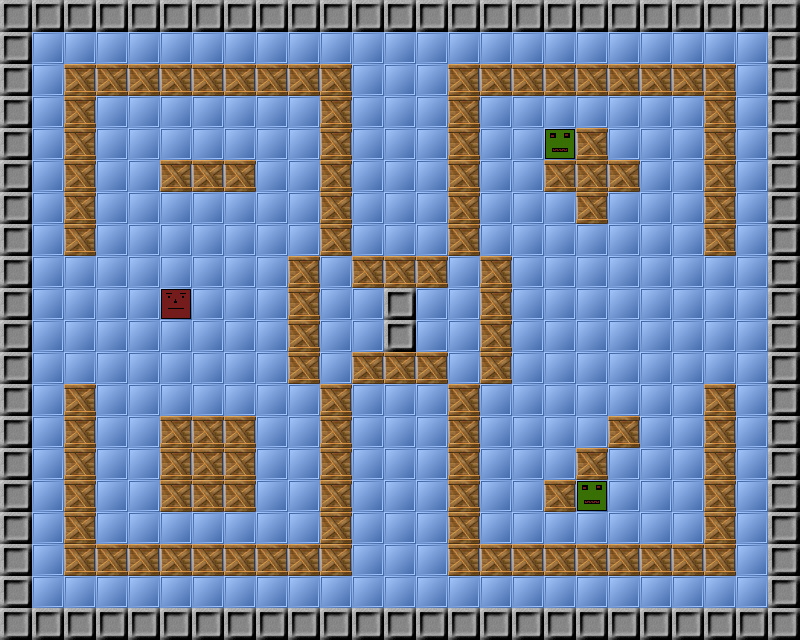

Rendered tile map (Tiled .tmx) drawn with the repository's tilesets; below, a short description and the map source with its tile grids summarised:
An orthogonal 25x20 tile map with 32x32 px tiles, 5 tile layers (ground_layer, block_layer, box_layer, player_layer, ...), 5 tilesets and 201 objects.

<map version="1.0" orientation="orthogonal" renderorder="right-down" width="25" height="20" tilewidth="32" tileheight="32" nextobjectid="218">
 <tileset firstgid="1" name="block" tilewidth="32" tileheight="32" tilecount="1" columns="1">
  <image source="../block.png" width="32" height="32" />
 </tileset>
 <tileset firstgid="2" name="box" tilewidth="32" tileheight="32" tilecount="1" columns="1">
  <image source="../box.png" width="32" height="32" />
 </tileset>
 <tileset firstgid="3" name="ground" tilewidth="32" tileheight="32" tilecount="1" columns="1">
  <image source="../ground.png" width="32" height="32" />
 </tileset>
 <tileset firstgid="4" name="bot" tilewidth="32" tileheight="32" tilecount="1" columns="1">
  <image source="../../bots/bot.png" width="32" height="32" />
 </tileset>
 <tileset firstgid="5" name="player" tilewidth="32" tileheight="32" tilecount="1" columns="1">
  <image source="../../players/player.png" width="32" height="32" />
 </tileset>
 <layer name="ground_layer" width="25" height="20">
  <data>[500 cells, 500 non-empty, 1 distinct tile ids]</data>
 </layer>
 <layer name="block_layer" width="25" height="20">
  <data>[500 cells, 88 non-empty, 1 distinct tile ids]</data>
 </layer>
 <layer name="box_layer" width="25" height="20">
  <data>[500 cells, 110 non-empty, 1 distinct tile ids]</data>
 </layer>
 <layer name="player_layer" width="25" height="20">
  <data>[500 cells, 1 non-empty, 1 distinct tile ids]</data>
 </layer>
 <layer name="bot_layer" width="25" height="20">
  <data>[500 cells, 2 non-empty, 1 distinct tile ids]</data>
 </layer>
 <objectgroup name="block_object">
  <object id="1" x="0" y="0" width="32" height="32" />
  <object id="2" x="768" y="352" width="32" height="32" />
  <object id="3" x="416" y="0" width="32" height="32" />
  <object id="4" x="384" y="0" width="32" height="32" />
  <object id="5" x="352" y="0" width="32" height="32" />
  <object id="6" x="320" y="0" width="32" height="32" />
  <object id="7" x="288" y="0" width="32" height="32" />
  <object id="8" x="256" y="0" width="32" height="32" />
  <object id="9" x="224" y="0" width="32" height="32" />
  <object id="10" x="192" y="0" width="32" height="32" />
  <object id="11" x="160" y="0" width="32" height="32" />
  <object id="12" x="128" y="0" width="32" height="32" />
  <object id="13" x="96" y="0" width="32" height="32" />
  <object id="14" x="0" y="608" width="32" height="32" />
  <object id="15" x="0" y="576" width="32" height="32" />
  <object id="16" x="0" y="544" width="32" height="32" />
  <object id="17" x="0" y="512" width="32" height="32" />
  <object id="18" x="0" y="480" width="32" height="32" />
  <object id="19" x="0" y="448" width="32" height="32" />
  <object id="20" x="0" y="416" width="32" height="32" />
  <object id="21" x="0" y="384" width="32" height="32" />
  <object id="22" x="0" y="352" width="32" height="32" />
  <object id="23" x="0" y="320" width="32" height="32" />
  <object id="24" x="0" y="288" width="32" height="32" />
  <object id="25" x="0" y="256" width="32" height="32" />
  <object id="26" x="0" y="224" width="32" height="32" />
  <object id="27" x="0" y="192" width="32" height="32" />
  <object id="28" x="0" y="160" width="32" height="32" />
  <object id="29" x="0" y="128" width="32" height="32" />
  <object id="30" x="0" y="96" width="32" height="32" />
  <object id="31" x="0" y="64" width="32" height="32" />
  <object id="32" x="64" y="0" width="32" height="32" />
  <object id="33" x="0" y="32" width="32" height="32" />
  <object id="34" x="32" y="0" width="32" height="32" />
  <object id="35" x="768" y="320" width="32" height="32" />
  <object id="36" x="768" y="288" width="32" height="32" />
  <object id="37" x="768" y="256" width="32" height="32" />
  <object id="38" x="768" y="224" width="32" height="32" />
  <object id="39" x="768" y="192" width="32" height="32" />
  <object id="40" x="768" y="160" width="32" height="32" />
  <object id="41" x="768" y="128" width="32" height="32" />
  <object id="42" x="768" y="96" width="32" height="32" />
  <object id="43" x="768" y="64" width="32" height="32" />
  <object id="44" x="768" y="32" width="32" height="32" />
  <object id="45" x="768" y="0" width="32" height="32" />
  <object id="46" x="736" y="0" width="32" height="32" />
  <object id="47" x="704" y="0" width="32" height="32" />
  <object id="48" x="672" y="0" width="32" height="32" />
  <object id="49" x="640" y="0" width="32" height="32" />
  <object id="50" x="608" y="0" width="32" height="32" />
  <object id="51" x="576" y="0" width="32" height="32" />
  <object id="52" x="544" y="0" width="32" height="32" />
  <object id="53" x="512" y="0" width="32" height="32" />
  <object id="54" x="480" y="0" width="32" height="32" />
  <object id="55" x="448" y="0" width="32" height="32" />
  <object id="56" x="96" y="608" width="32" height="32" />
  <object id="57" x="128" y="608" width="32" height="32" />
  <object id="58" x="160" y="608" width="32" height="32" />
  <object id="59" x="192" y="608" width="32" height="32" />
  <object id="60" x="224" y="608" width="32" height="32" />
  <object id="61" x="256" y="608" width="32" height="32" />
  <object id="62" x="288" y="608" width="32" height="32" />
  <object id="63" x="320" y="608" width="32" height="32" />
  <object id="64" x="352" y="608" width="32" height="32" />
  <object id="65" x="384" y="608" width="32" height="32" />
  <object id="66" x="416" y="608" width="32" height="32" />
  <object id="67" x="736" y="608" width="32" height="32" />
  <object id="68" x="704" y="608" width="32" height="32" />
  <object id="69" x="672" y="608" width="32" height="32" />
  <object id="70" x="640" y="608" width="32" height="32" />
  <object id="71" x="608" y="608" width="32" height="32" />
  <object id="72" x="576" y="608" width="32" height="32" />
  <object id="73" x="544" y="608" width="32" height="32" />
  <object id="74" x="512" y="608" width="32" height="32" />
  <object id="75" x="480" y="608" width="32" height="32" />
  <object id="76" x="448" y="608" width="32" height="32" />
  <object id="77" x="768" y="608" width="32" height="32" />
  <object id="78" x="768" y="576" width="32" height="32" />
  <object id="79" x="768" y="544" width="32" height="32" />
  <object id="80" x="768" y="512" width="32" height="32" />
  <object id="81" x="768" y="480" width="32" height="32" />
  <object id="82" x="768" y="448" width="32" height="32" />
  <object id="83" x="768" y="416" width="32" height="32" />
  <object id="84" x="768" y="384" width="32" height="32" />
  <object id="85" x="64" y="608" width="32" height="32" />
  <object id="86" x="32" y="608" width="32" height="32" />
  <object id="87" x="384" y="320" width="32" height="32" />
  <object id="88" x="384" y="288" width="32" height="32" />
 </objectgroup>
 <objectgroup name="box_object">
  <object id="89" x="64" y="224" width="32" height="32" />
  <object id="90" x="288" y="544" width="32" height="32" />
  <object id="91" x="256" y="544" width="32" height="32" />
  <object id="92" x="224" y="544" width="32" height="32" />
  <object id="93" x="192" y="544" width="32" height="32" />
  <object id="94" x="160" y="544" width="32" height="32" />
  <object id="95" x="128" y="544" width="32" height="32" />
  <object id="96" x="96" y="544" width="32" height="32" />
  <object id="97" x="64" y="544" width="32" height="32" />
  <object id="98" x="64" y="512" width="32" height="32" />
  <object id="99" x="64" y="480" width="32" height="32" />
  <object id="100" x="64" y="448" width="32" height="32" />
  </objectgroup>
 <objectgroup name="player_object">
  <!-- 3 objects omitted --></objectgroup>
 <objectgroup name="bot_object">
  <!-- 2 objects omitted --></objectgroup>
</map>
<!-- 101 of 201 objects omitted -->
